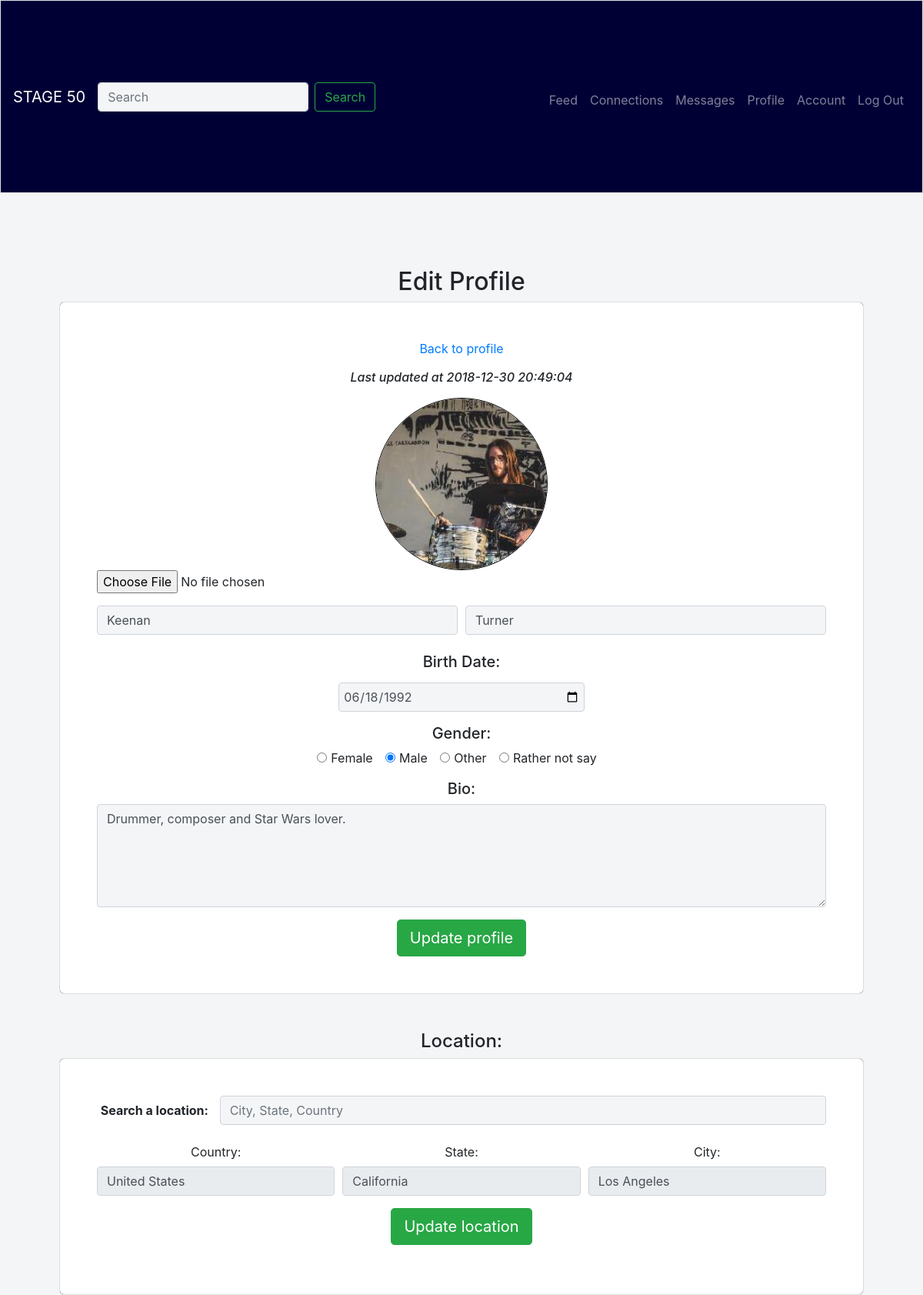
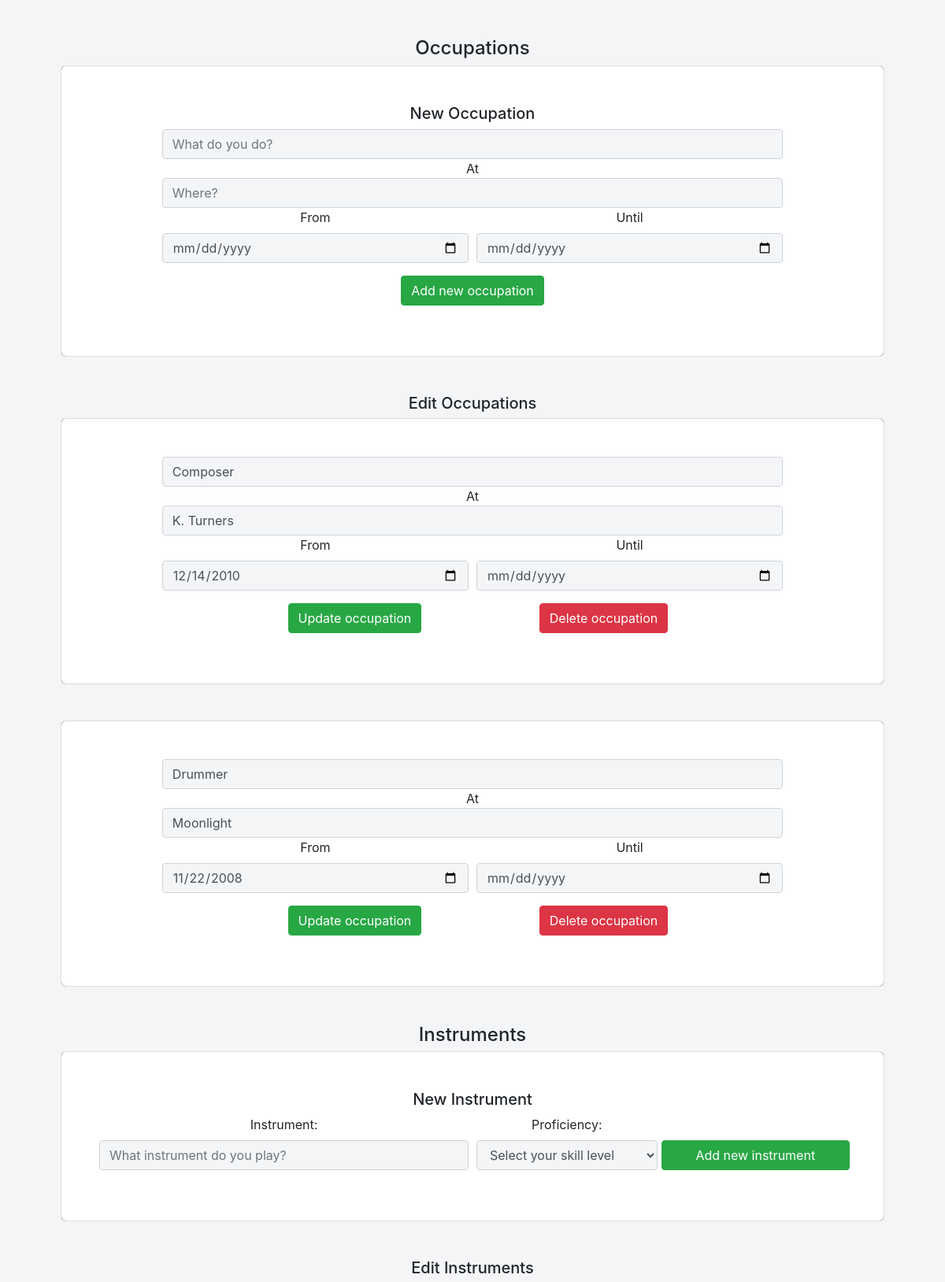
The app's page /profile/11/edit (signed in, upper part) with its own data (2 pictures, top to bottom).
### tables this page shows
CREATE TABLE 'profiles' (
    'id' integer PRIMARY KEY NOT NULL REFERENCES users(id),
    'picture' text NOT NULL DEFAULT 'default.jpg',
    'gender' varchar(100),
    'birth' date,
    'bio' text,
    'updated_at' datetime NOT NULL
);

CREATE TABLE 'users' (
    'id' integer PRIMARY KEY AUTOINCREMENT NOT NULL,
    'first' varchar(100) NOT NULL,
    'last' varchar(100) NOT NULL,
    'email' varchar(100) NOT NULL UNIQUE,
    'hash' text NOT NULL,
    'created_at' datetime NOT NULL
);

CREATE TABLE 'locations' (
    'id' integer PRIMARY KEY NOT NULL REFERENCES users(id),
    'geoname_id' integer NOT NULL,
    'full_name' text NOT NULL,
    'country' varchar(100) NOT NULL,
    'country_isoalpha2' varchar(2),
    'country_isoalpha3' varchar(3),
    'admin1' varchar(100) NOT NULL,
    'admin1_code' varchar(2),
    'city' varchar(100) NOT NULL,
    'latitude' real,
    'longitude' real
);

CREATE TABLE 'occupations' (
    'id' integer PRIMARY KEY NOT NULL,
    'user_id' integer NOT NULL REFERENCES users(id),'role' varchar(100) NOT NULL,
    'entity' varchar(100),
    'start' date,
    'end' date
);

### application.py (the view)
@app.route("/profile/<userid>/edit", methods=["GET", "POST"])
@login_required
def profile_edit(userid):
    if request.method == "POST":
        if not request.form.get("first"):
            flash("Must provide first name.", "danger")
            return redirect("/profile/" + userid + "/edit")
        if not request.form.get("last"):
            flash("Must provide last name.", "danger")
            return redirect("/profile/" + userid + "/edit")
        profile = {}
        profile["id"] = userid
        profile["first"] = request.form.get("first")
        profile["last"] = request.form.get("last")
        profile["birth"] = request.form.get("birth")
        profile["gender"] = request.form.get("gender")
        profile["bio"] = request.form.get("bio")
        if profile["bio"] == '':
            bio = None
        if "picture" in request.files:
            picture = request.files["picture"]
            picture_name = save_picture(app, picture)
            old_picture_name = conn.execute("SELECT picture FROM profiles WHERE id=:userid", {'userid': session['user_id']}).fetchone()[0]
            if old_picture_name != 'default.jpg':
                delete_picture(app, old_picture_name)
        else:
            picture_name = conn.execute("SELECT picture FROM profiles WHERE id=:userid", {'userid': session['user_id']}).fetchone()[0]
        profile["picture"] = picture_name
        update_profile(conn, profile)
        update_indexes_user(conn, session["user_id"], profile["first"], profile["last"])
        flash("Your profile has been updated.", "success")
        return redirect("/profile/" + userid + "/edit")
    else:
        if str(session["user_id"]) != userid:
            return redirect("/profile/" + userid + "/edit")
        user = get_user_profile(conn, userid)
        location = get_location(conn, userid)
        occupations = get_all_occupations(conn, session["user_id"])
        instruments = get_all_instruments(conn, session["user_id"])
        proficiency = get_proficiency(conn)
        pages = get_all_pages(conn, session["user_id"])
        platforms = get_platforms(conn)
        return render_template("profile_edit.html", user=user, location=location, occupations=occupations, instruments=instruments, proficiency=proficiency, pages=pages, platforms=platforms)

### templates/profile_edit.html (shortened to what this page needs)
{% extends "layout.html" %}
{% block styles %}
    {{ super() }}
{% endblock %}
{% block navbar %}
    {{ super() }}
{% endblock %}
{% block main %}
    <div>
        <h2>Edit Profile</h2>
    </div>
    <section id="personal-info">
        <form class="form" action="/profile/{{ session.user_id }}/edit" method="POST" enctype="multipart/form-data">
            <div class="form-group">
                <a href="/profile/{{ session.user_id }}">Back to profile</a>
            </div>
            <div class="form-group">
                <h6><em>Last updated at {{ user.updated_at }}</em></h6>
            </div>
            <div class="form-group">
                <img class="round-big-pic" src="/{{ user.picture }}" alt="{{ user.first }} {{ user.last }}"/>
                <input class="form-control-file" name="picture" type="file" accept="image/png, image/jpeg"/>
            </div>
            <div class="form-group">
                <div class="form-row">
                    <div class="col">
                        <input class="form-control" name="first" type="text" value="{{ user.first }}" placeholder="First name">
                    </div>
                    <div class="col">
                        <input class="form-control" name="last" type="text" value="{{ user.last }}"  placeholder="Last name">
                    </div>
                </div>
            </div>
            <div class="form-group">
                <div class="form-row">
                    <div class="col-md-5"></div>
                    <div class="form-label col-form-label col-md-2">
                        <h5>Birth Date:</h5>
                    </div>
                    <div class="col-md-5"></div>
                </div>
                <div class="form-row">
                    <div class="col-md-4"></div>
                    <input class="form-control col-md-4" name="birth" type="date" value="{{ user.birth }}" placeholder="Birth Date"/>
                    <div class="col-md-4"></div>
                </div>
            </div>
            <div class="form-group">
                <div>
                    <h5>Gender:</h5>
                </div>
                <div class="form-check form-check-inline">
                    <input id="genderRadio[Female]" class="form-check-input" name="gender" type="radio" value="Female"/>
                    <label class="form-check-label" for="genderRadio[Female]">Female</label>
                </div>
                <div class="form-check form-check-inline">
                    <input id="genderRadio[Male]" class="form-check-input" name="gender" type="radio" value="Male"/>
                    <label class="form-check-label" for="genderRadio[Male]">Male</label>
                </div>
                <div class="form-check form-check-inline">
                    <input id="genderRadio[Other]" class="form-check-input" name="gender" type="radio" value="Other"/>
                    <label class="form-check-label" for="genderRadio[Other]">Other</label>
                </div>
                <div class="form-check form-check-inline">
                    <input id="genderRadio[RatherNotSay]" class="form-check-input" name="gender" type="radio" value="Rather not say"/>
                    <label class="form-check-label" for="genderRadio[RatherNotSay]">Rather not say</label>
                </div>
            </div>
            <div class="form-group">
                <h5>Bio:</h5>
                <textarea class="form-control" cols=50 rows=5 name="bio">{% if user.bio != None %}{{ user.bio }}{% endif %}</textarea>
            </div>
            <button class="btn btn-lg btn-success" type="submit">Update profile</button>
        </form>
    </section>
    <section id="location">
        <h4>Location:</h4>
        <div class="form">
            <form id="locationSearch">
                <div class="form-group form-row">
                    <div class="col-md-2">
                        <label class="form-label col-form-label" for="locationString"><strong>Search a location:</strong></label>
                    </div>
                    <div class="col-md-10">
                        <input class="form-control" type="search" id="locationString" name="locationString" placeholder="City, State, Country"/>
                    </div>
                </div>
            </form>
            <form action="/location" method="POST">
                <div class="form-group form-row">
                    <div class="col-md-4">
                        <label class="form-label col-form-label" for="country">Country:</label>
                        <input id="country" class="form-control" type="text" name="country" placeholder="Country" readonly
                        {% if location != None %}
                            value="{{ location.country }}"
                        {% endif %}
                        />
                    </div>
                    <div class="col-md-4">
                        <label class="form-label col-form-label" for="state">State:</label>
                        <input id="state" class="form-control" type="text" name="state" placeholder="State" readonly
                        {% if location != None %}
                            value="{{ location.admin1 }}"
                        {% endif %}
                        />
                    </div>
                    <div class="col-md-4">
                        <label class="form-label col-form-label" for="city">City:</label>
                        <input id="city" class="form-control" type="text" name="city" placeholder="City" readonly
                        {% if location != None %}
                            value="{{ location.city }}"
                        {% endif %}
                        />
                    </div>
                </div>
                <div class="form-group form-row">
                    <div class="col-md-4"></div>
                    <div class="col-md-4">
                        <button class="btn btn-lg btn-success" type="submit">Update location</button>
                    </div>
                    <div class="col-md-4"></div>
                </div>
            </form>
        </div>
    </section>
    <section id="occupations">
        <h4>Occupations</h4>
        <div id="newOccupationForm" class="form">
            <form action="/occupations/new" method="POST">
                <div class="form-group">
                    <div class="form-row">
                        <div class="col-md-12">
                            <h5>New Occupation</h5>
                        </div>
                    </div>
                    <div class="form-row">
                        <div class="col-md-1"></div>
                        <div class="col-md-10">
                            <input class="form-control" name="role" type="text" placeholder="What do you do?">
                        </div>
                        <div class="col-md-1"></div>
                    </div>
                    <div class="form-row">
                        <div class="col-md-5"></div>
                        <div class="col-md-2">
                            <div>At</div>
                        </div>
                        <div class="col-md-5"></div>
                    </div>
                    <div class="form-row">
                        <div class="col-md-1"></div>
                        <div class="col-md-10">
                            <input class="form-control" name="entity" type="text" placeholder="Where?">
                        </div>
                        <div class="col-md-1"></div>
                    </div>
                    <div class="form-row">
                        <div class="col-md-1"></div>
                        <div class="col-md-5">
                            <label class="form-label" for="newOccupationStart">From</label>
                            <input id="newOccupationStart" class="form-control" name="start" type="date"/>
                        </div>
                        <div class="col-md-5">
                            <label class="form-label" for="newOccupationEnd">Until</label>
                            <input id="newOccupationEnd" class="form-control" name="end" type="date"/>
                        </div>
                        <div class="col-md-1"></div>
                    </div>
                </div>
                <div class="form-group form-row">
                    <div class="col-md-4"></div>
                    <div class="col-md-4">
                        <button class="btn btn-md btn-success" type="submit">Add new occupation</button>
                    </div>
                    <div class="col-md-4"></div>
                </div>
            </form>
        </div>
        <h5>Edit Occupations</h5>
        {% for occupation in occupations %}
        <div class="form">
            <form action="/occupations/{{ occupation.id }}/edit" method="POST">
                <div class="form-group">
                    <div class="form-row">
                        <div class="col-md-1"></div>
                        <div class="col-md-10">
                            <input class="form-control" name="role" type="text" value="{{ occupation.role }}" placeholder="What do you do?">
                        </div>
                        <div class="col-md-1"></div>
                    </div>
                    <div class="form-row">
                        <div class="col-md-5"></div>
                        <div class="col-md-2">
                            <div>At</div>
                        </div>
                        <div class="col-md-5"></div>
                    </div>
                    <div class="form-row">
                        <div class="col-md-1"></div>
                        <div class="col-md-10">
                            <input class="form-control" name="entity" type="text" value="{{ occupation.entity }}" placeholder="Where?">
                        </div>
                        <div class="col-md-1"></div>
                    </div>
                    <div class="form-row">
                        <div class="col-md-1"></div>
                        <div class="col-md-5">
                            <label class="form-label">From</label>
                            <input class="form-control" name="start" type="date" value="{{ occupation.start }}"/>
                        </div>
                        <div class="col-md-5">
                            <label class="form-label">Until</label>
                            <input class="form-control" name="end" type="date" value="{{ occupation.end }}"/>
                        </div>
                        <div class="col-md-1"></div>
                    </div>
                </div>
                <div class="form-group form-row">
                    <div class="col-md-3"></div>
                    <div class="col-md-2">
                        <button class="btn btn-md btn-success" type="submit">Update occupation</button>
                    </div>
                    <div class="col-md-2"></div>
                    <div class="col-md-2">
                        <a class="btn btn-md btn-danger" href="/occupations/{{ occupation.id }}/delete">Delete occupation</a>
                    </div>
                    <div class="col-md-3"></div>
                </div>
            </form>
        </div>
        {% endfor %}
    </section>
    <section id="instruments">
        <h4>Instruments</h4>
        <form class="form" action="/instruments/new" method="POST">
            <div class="form-group">
                <div class="form-row">
                    <div class="col-md-12">
                        <h5>New Instrument</h5>
                    </div>
                </div>
                <div class="form-row">
                    <div class="col-md-6">
                        <label class="form-label" for="newOccupationStart">Instrument:</label>
                    </div>
                    <div class="col-md-3">
                        <label class="form-label" for="proficiency">Proficiency:</label>
                    </div>
                    <div class="col-md-3"></div>
                </div>
                <div class="form-row">
                    <div class="col-md-6">
                        <input class="form-control" name="instrument" type="text" placeholder="What instrument do you play?"/>
                    </div>
                    <div class="col-md-3">
                        <select class="form-control" name="proficiency">
                            <option value="None" selected disabled>Select your skill level</option>
                        </select>
                    </div>
                    <button class="btn btn-md btn-success col-md-3" type="submit">Add new instrument</button>
                </div>
            </div>
        </form>
        <h5>Edit Instruments</h5>
    </section>
{% endblock %}

### records on screen
profiles: updated_at "2018-12-30 20:49:04", picture (picture), birth "06/18/1992", bio "Drummer, composer and Star Wars lover."
users: first "Keenan", last "Turner"
locations: country "United States", state "California", city "Los Angeles"
occupations: role "Composer", entity "K. Turners", start "12/14/2010"
occupations: role "Drummer", entity "Moonlight", start "11/22/2008"
